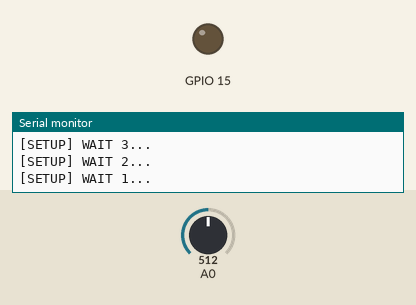
Bench run of a sketch on a simulated ESP8266 (NodeMCU). On the bench: output pins drawn as LEDs (lit = HIGH), the last lines printed to the serial monitor. The test bench sets the inputs (shaded band); at power-on: A0 = 512. WiFi joins after 1.5 s; servers stay silent unless stated; uploads are accepted with an empty reply.

Above: at 4.8 s.
At 16.1 s:
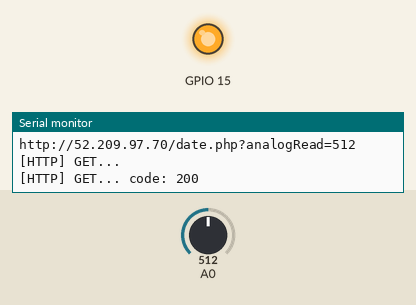
Timing chart, 0 to 17.3 s (numbered marks = the images above):
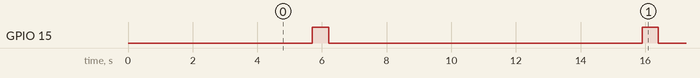

The sketch:

MQ-4.ino
```cpp
/**
 * Authorization.ino
 *
 *  Created on: 09.12.2015
 *
 */

#include <Arduino.h>

#include <ESP8266WiFi.h>
#include <ESP8266WiFiMulti.h>

#include <ESP8266HTTPClient.h>

#define USE_SERIAL Serial

ESP8266WiFiMulti WiFiMulti;

int iMQ_4_pin = 0;

void setup() {

    pinMode(15, OUTPUT);

    USE_SERIAL.begin(115200);
   // USE_SERIAL.setDebugOutput(true);

    USE_SERIAL.println();
    USE_SERIAL.println();
    USE_SERIAL.println();

    for(uint8_t t = 4; t > 0; t--) {
        USE_SERIAL.printf("[SETUP] WAIT %d...\n", t);
        USE_SERIAL.flush();
        delay(1000);
    }

    WiFiMulti.addAP("Makerversity_2G", "mak3rv3rs1ty");

}

void loop() {
    // wait for WiFi connection
    if((WiFiMulti.run() == WL_CONNECTED)) {

        HTTPClient http;

        USE_SERIAL.print("[HTTP] begin...\n");
        // configure traged server and url

        String httpReq = "http://52.209.97.70/date.php?analogRead=";
        httpReq += analogRead(iMQ_4_pin);

        USE_SERIAL.println(httpReq);

        // http.begin("http://52.209.97.70/date.php");
        http.begin(httpReq);

        /*
          // or
          http.begin("http://192.168.1.12/test.html");
          http.setAuthorization("user", "password");

          // or
          http.begin("http://192.168.1.12/test.html");
          http.setAuthorization("dXNlcjpwYXN3b3Jk");
         */


        USE_SERIAL.print("[HTTP] GET...\n");
        // start connection and send HTTP header
        int httpCode = http.GET();

        // httpCode will be negative on error
        if(httpCode > 0) {
            // HTTP header has been send and Server response header has been handled
            USE_SERIAL.printf("[HTTP] GET... code: %d\n", httpCode);

            // file found at server
            if(httpCode == HTTP_CODE_OK) {
                String payload = http.getString();
                USE_SERIAL.println(payload);
                // For future reference
                // USE_SERIAL.println(analogRead(0));
            }
        } else {
            USE_SERIAL.printf("[HTTP] GET... failed, error: %s\n", http.errorToString(httpCode).c_str());
        }

        http.end();
    }

    digitalWrite(15, HIGH);
    delay(500);
    digitalWrite(15, LOW);
    delay(9500);
}
```

Measured:
- by itself, GPIO 15: alternates HIGH for 0.50 s and LOW for 9.7 s
